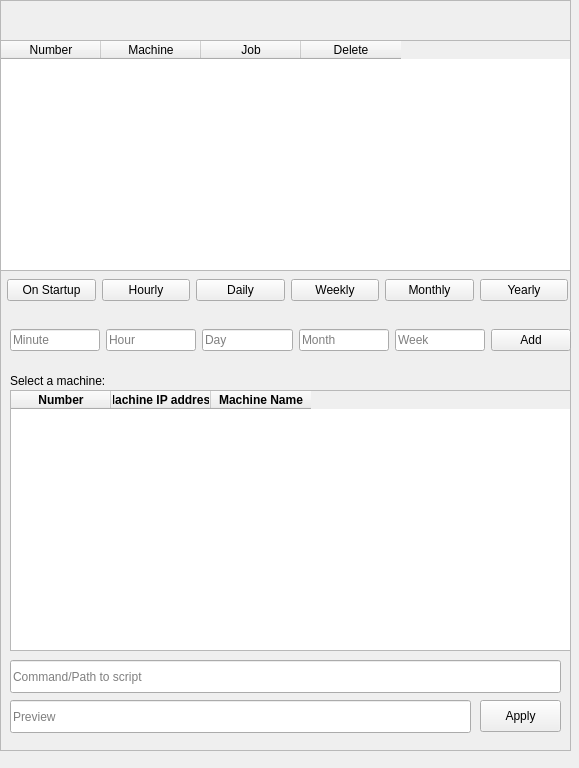
<?xml version="1.0" encoding="UTF-8"?>
<ui version="4.0">
 <class>Frame</class>
 <widget class="QFrame" name="Frame">
  <property name="enabled">
   <bool>true</bool>
  </property>
  <property name="geometry">
   <rect>
    <x>0</x>
    <y>0</y>
    <width>579</width>
    <height>768</height>
   </rect>
  </property>
  <property name="maximumSize">
   <size>
    <width>1000</width>
    <height>1000</height>
   </size>
  </property>
  <property name="windowTitle">
   <string>Crontab GUI</string>
  </property>
  <widget class="QFrame" name="frame">
   <property name="geometry">
    <rect>
     <x>0</x>
     <y>270</y>
     <width>571</width>
     <height>481</height>
    </rect>
   </property>
   <property name="styleSheet">
    <string notr="true">#Frame{border:&quot;5px solid black&quot;}</string>
   </property>
   <property name="frameShape">
    <enum>QFrame::StyledPanel</enum>
   </property>
   <property name="frameShadow">
    <enum>QFrame::Raised</enum>
   </property>
   <widget class="QWidget" name="horizontalLayoutWidget">
    <property name="geometry">
     <rect>
      <x>10</x>
      <y>50</y>
      <width>561</width>
      <height>41</height>
     </rect>
    </property>
    <layout class="QHBoxLayout" name="horizontalLayout">
     <item>
      <widget class="LineEdit" name="minute_input">
       <property name="text">
        <string/>
       </property>
       <property name="placeholderText">
        <string>Minute</string>
       </property>
      </widget>
     </item>
     <item>
      <widget class="LineEdit" name="hour_input">
       <property name="text">
        <string/>
       </property>
       <property name="placeholderText">
        <string>Hour</string>
       </property>
      </widget>
     </item>
     <item>
      <widget class="LineEdit" name="day_input">
       <property name="text">
        <string/>
       </property>
       <property name="placeholderText">
        <string>Day</string>
       </property>
      </widget>
     </item>
     <item>
      <widget class="LineEdit" name="month_input">
       <property name="text">
        <string/>
       </property>
       <property name="placeholderText">
        <string>Month</string>
       </property>
      </widget>
     </item>
     <item>
      <widget class="LineEdit" name="LineEdit">
       <property name="text">
        <string/>
       </property>
       <property name="placeholderText">
        <string>Week</string>
       </property>
      </widget>
     </item>
     <item>
      <widget class="PrimaryPushButton" name="add_button">
       <property name="text">
        <string>Add</string>
       </property>
      </widget>
     </item>
    </layout>
   </widget>
   <widget class="QWidget" name="horizontalLayoutWidget_3">
    <property name="geometry">
     <rect>
      <x>7</x>
      <y>0</y>
      <width>561</width>
      <height>41</height>
     </rect>
    </property>
    <layout class="QHBoxLayout" name="horizontalLayout_3">
     <property name="sizeConstraint">
      <enum>QLayout::SetDefaultConstraint</enum>
     </property>
     <item>
      <widget class="PushButton" name="PushButton_3">
       <property name="text">
        <string>On Startup</string>
       </property>
      </widget>
     </item>
     <item>
      <widget class="PushButton" name="hourly">
       <property name="text">
        <string>Hourly</string>
       </property>
      </widget>
     </item>
     <item>
      <widget class="PushButton" name="PushButton_4">
       <property name="enabled">
        <bool>true</bool>
       </property>
       <property name="text">
        <string>Daily</string>
       </property>
      </widget>
     </item>
     <item>
      <widget class="PushButton" name="weekly_2">
       <property name="text">
        <string>Weekly</string>
       </property>
      </widget>
     </item>
     <item>
      <widget class="PushButton" name="monthly_2">
       <property name="text">
        <string>Monthly</string>
       </property>
      </widget>
     </item>
     <item>
      <widget class="PushButton" name="PushButton_5">
       <property name="text">
        <string>Yearly</string>
       </property>
      </widget>
     </item>
    </layout>
   </widget>
   <widget class="LineEdit" name="Command_input">
    <property name="geometry">
     <rect>
      <x>10</x>
      <y>390</y>
      <width>551</width>
      <height>33</height>
     </rect>
    </property>
    <property name="placeholderText">
     <string>Command/Path to script</string>
    </property>
   </widget>
   <widget class="LineEdit" name="Job_Preview">
    <property name="geometry">
     <rect>
      <x>10</x>
      <y>430</y>
      <width>461</width>
      <height>33</height>
     </rect>
    </property>
    <property name="readOnly">
     <bool>true</bool>
    </property>
    <property name="placeholderText">
     <string>Preview</string>
    </property>
   </widget>
   <widget class="PrimaryPushButton" name="Apply">
    <property name="geometry">
     <rect>
      <x>480</x>
      <y>430</y>
      <width>81</width>
      <height>32</height>
     </rect>
    </property>
    <property name="text">
     <string>Apply</string>
    </property>
   </widget>
   <widget class="StrongBodyLabel" name="StrongBodyLabel">
    <property name="geometry">
     <rect>
      <x>10</x>
      <y>100</y>
      <width>121</width>
      <height>21</height>
     </rect>
    </property>
    <property name="text">
     <string>Select a machine:</string>
    </property>
   </widget>
   <widget class="TableWidget" name="Machines">
    <property name="geometry">
     <rect>
      <x>10</x>
      <y>120</y>
      <width>561</width>
      <height>261</height>
     </rect>
    </property>
    <column>
     <property name="text">
      <string>Number</string>
     </property>
     <property name="font">
      <font>
       <weight>75</weight>
       <bold>true</bold>
      </font>
     </property>
    </column>
    <column>
     <property name="text">
      <string>Machine IP address</string>
     </property>
     <property name="font">
      <font>
       <weight>75</weight>
       <bold>true</bold>
      </font>
     </property>
    </column>
    <column>
     <property name="text">
      <string>Machine Name</string>
     </property>
     <property name="font">
      <font>
       <weight>75</weight>
       <bold>true</bold>
      </font>
     </property>
    </column>
   </widget>
  </widget>
  <widget class="QFrame" name="Active_jobs">
   <property name="geometry">
    <rect>
     <x>0</x>
     <y>0</y>
     <width>571</width>
     <height>271</height>
    </rect>
   </property>
   <property name="frameShape">
    <enum>QFrame::StyledPanel</enum>
   </property>
   <property name="frameShadow">
    <enum>QFrame::Raised</enum>
   </property>
   <widget class="TableWidget" name="TableWidget">
    <property name="geometry">
     <rect>
      <x>0</x>
      <y>40</y>
      <width>571</width>
      <height>231</height>
     </rect>
    </property>
    <column>
     <property name="text">
      <string>Number</string>
     </property>
    </column>
    <column>
     <property name="text">
      <string>Machine</string>
     </property>
    </column>
    <column>
     <property name="text">
      <string>Job</string>
     </property>
    </column>
    <column>
     <property name="text">
      <string>Delete</string>
     </property>
    </column>
   </widget>
  </widget>
 </widget>
 <customwidgets>
  <customwidget>
   <class>PushButton</class>
   <extends>QPushButton</extends>
   <header>qfluentwidgets</header>
  </customwidget>
  <customwidget>
   <class>PrimaryPushButton</class>
   <extends>PushButton</extends>
   <header>qfluentwidgets</header>
  </customwidget>
  <customwidget>
   <class>StrongBodyLabel</class>
   <extends>QLabel</extends>
   <header>qfluentwidgets</header>
  </customwidget>
  <customwidget>
   <class>LineEdit</class>
   <extends>QLineEdit</extends>
   <header>qfluentwidgets</header>
  </customwidget>
  <customwidget>
   <class>TableWidget</class>
   <extends>QTableWidget</extends>
   <header>qfluentwidgets</header>
  </customwidget>
 </customwidgets>
 <resources/>
 <connections/>
</ui>
